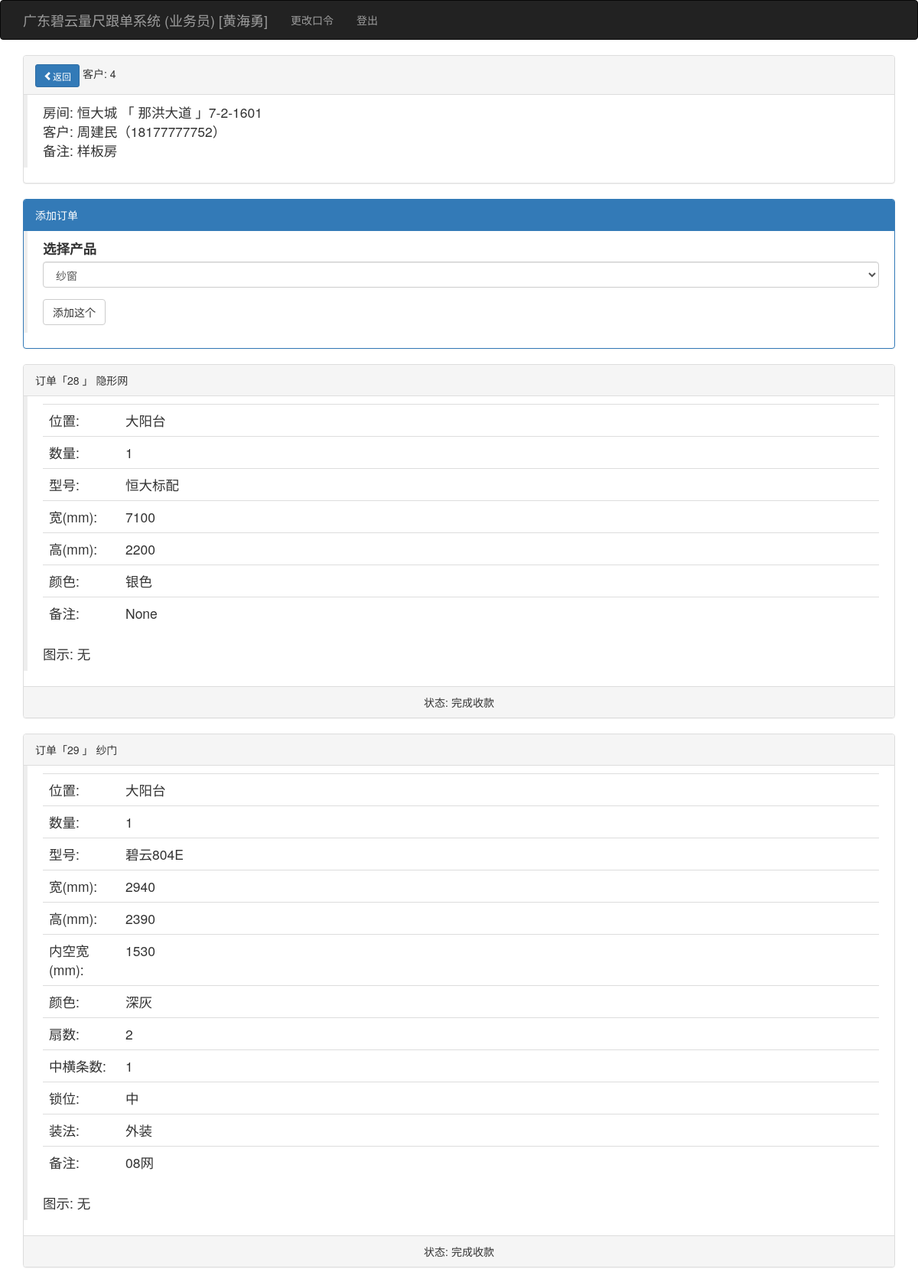
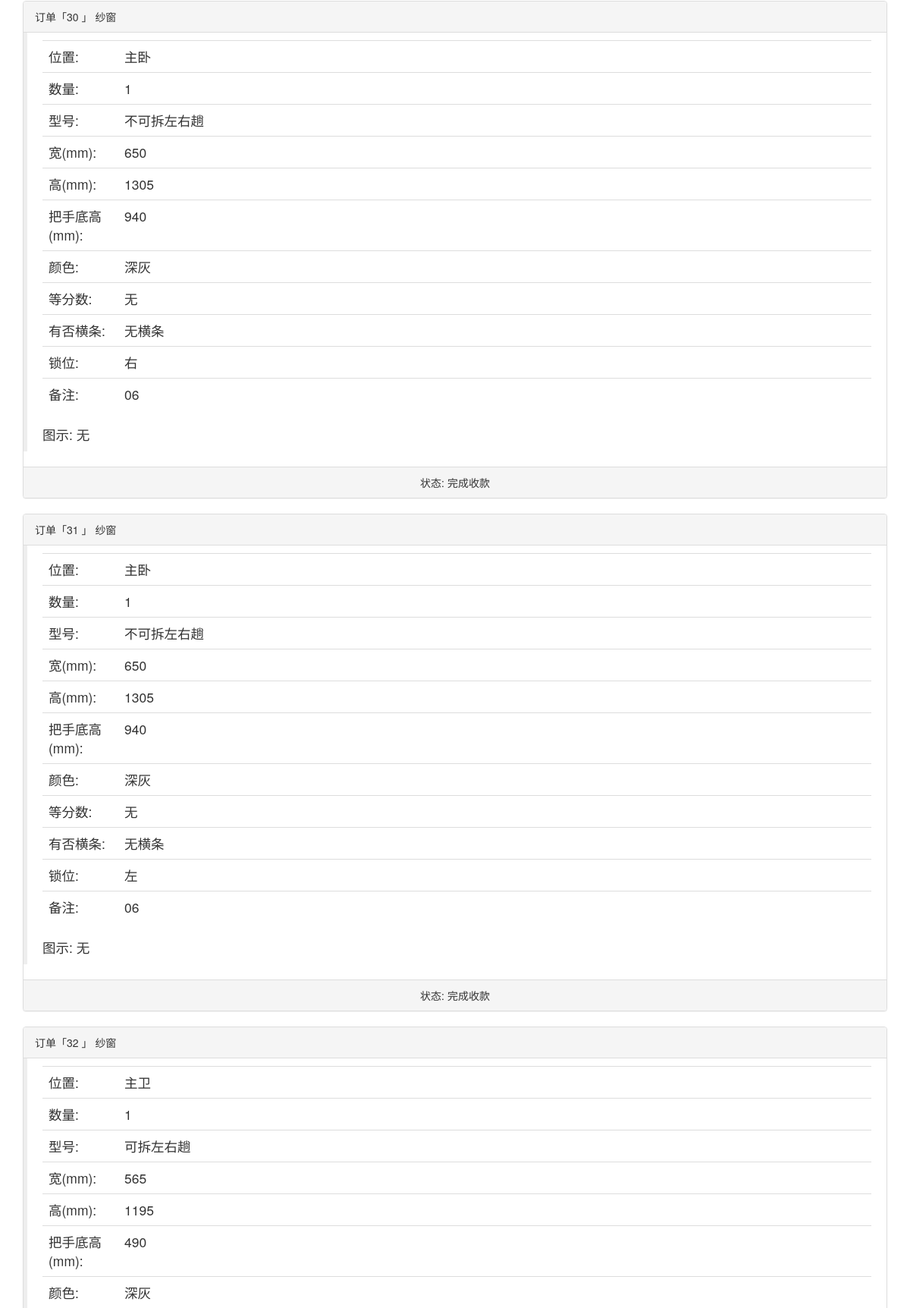
Page /showkehudd/4 (signed in, upper part) on the committed database (2 pictures, top to bottom).
### app/models.py (models this page shows, shortened)
class User(UserMixin, db.Model):
    __tablename__ = 'users'
    id = db.Column(db.Integer, primary_key=True)
    user = db.Column(db.String(64), unique=True, index=True)
    pin = db.Column(db.String(64))
    username = db.Column(db.String(64))
    tel = db.Column(db.String(32))
    role = db.Column(db.String(64))
    isuse = db.Column(db.Boolean, default=False)
    beizhu = db.Column(db.String(64))
    kehus = db.relationship('Kehu', backref='user', lazy='dynamic')
    @login_manager.user_loader
    def load_user(user_id):
        return User.query.get(int(user_id))

class Kehu(db.Model):
    __tablename__ = 'kehus'
    id = db.Column(db.Integer, primary_key=True)
    user_id = db.Column(db.Integer, db.ForeignKey('users.id'))
    xiaoqu_id = db.Column(db.Integer, db.ForeignKey('xiaoqus.id'))
    fangjian = db.Column(db.String(64))
    chenghu = db.Column(db.String(64))
    tel = db.Column(db.String(64))
    zje = db.Column(db.Float)
    beizhu = db.Column(db.String(64))
    status = db.Column(db.Integer, default=1)  # 1已测尺、2已下单、3已安装、4已清款
    time0 = db.Column(db.DateTime(), default=datetime.utcnow)
    time1 = db.Column(db.DateTime())
    time2 = db.Column(db.DateTime())
    time3 = db.Column(db.DateTime())
    dingdans = db.relationship('Dingdan', backref='kehu', lazy='dynamic')

class Xiaoqu(db.Model):
    __tablename__ = 'xiaoqus'
    id = db.Column(db.Integer, primary_key=True)
    xiaoqu = db.Column(db.String(64), unique=True, index=True)
    dizhi = db.Column(db.String(100))
    beizhu = db.Column(db.String(128))
    kehus = db.relationship('Kehu', backref='xiaoqu', lazy='dynamic')

class Dingdan(db.Model):
    __tablename__ = 'dingdans'
    id = db.Column(db.Integer, primary_key=True)
    kehu_id = db.Column(db.Integer, db.ForeignKey('kehus.id'))
    chanpin_id = db.Column(db.Integer, db.ForeignKey('chanpins.id'))
    shuliang = db.Column(db.Integer)
    weizhi = db.Column(db.String(64))
    xinghao = db.Column(db.String(64))
    kuan_chang = db.Column(db.Integer)
    gao = db.Column(db.Integer)
    meikongkuan_bashoudigao = db.Column(db.Integer)
    color = db.Column(db.String(64))
    shanshu = db.Column(db.Integer)
    zhonghengtiaoshu_gantiaoshu = db.Column(db.Integer)
    shuowei = db.Column(db.String(64))
    ishaveht = db.Column(db.String(64))
    zhangfa_dengfenshu_kaishuofangshi = db.Column(db.String(64))
    jiage = db.Column(db.Float)
    tushipic = db.Column(db.String(64))
    beizhu = db.Column(db.String(64))
    status = db.Column(db.Integer, default=1)  # 1测尺、2业务下单、3工厂下单、4工厂入库、5工厂发货、6收货、7派工、8装完、9安清款
    fakaidi = db.Column(db.String(64))  # -1
    time_1 = db.Column(db.DateTime())
    user_1_id = db.Column(db.Integer, db.ForeignKey('users.id'))
    beizhue = db.Column(db.String(64))
    time0 = db.Column(db.DateTime(), default=datetime.utcnow)
    user0_id = db.Column(db.Integer, db.ForeignKey('users.id'))
    time1 = db.Column(db.DateTime())
    user1_id = db.Column(db.Integer, db.ForeignKey('users.id'))
    time2 = db.Column(db.DateTime())
    user2_id = db.Column(db.Integer, db.ForeignKey('users.id'))
    time3 = db.Column(db.DateTime())
    user3_id = db.Column(db.Integer, db.ForeignKey('users.id'))
    time4 = db.Column(db.DateTime())
    user4_id = db.Column(db.Integer, db.ForeignKey('users.id'))
    time5 = db.Column(db.DateTime())
    user5_id = db.Column(db.Integer, db.ForeignKey('users.id'))
    time6 = db.Column(db.DateTime())
    user6_id = db.Column(db.Integer, db.ForeignKey('users.id'))
    time7 = db.Column(db.DateTime())
    user7_id = db.Column(db.Integer, db.ForeignKey('users.id'))
    time8 = db.Column(db.DateTime())
    user8_id = db.Column(db.Integer, db.ForeignKey('users.id'))
    time9 = db.Column(db.DateTime())
    user9_id = db.Column(db.Integer, db.ForeignKey('users.id'))
    time_1 = db.Column(db.DateTime())
    user_1_id = db.Column(db.Integer, db.ForeignKey('users.id'))
    beizhue = db.Column(db.String(64))
    az_status = db.Column(db.Integer)
    az_beizhue = db.Column(db.String(64))
    az_time_1 = db.Column(db.DateTime())
    az_time1 = db.Column(db.DateTime())
    az_time2 = db.Column(db.DateTime())
    az_time3 = db.Column(db.DateTime())
    azd_id = db.Column(db.Integer, db.ForeignKey('users.id'))
    dingdan_azd = db.relationship("User", foreign_keys=[azd_id])

class Chanpin(db.Model):
    __tablename__ = 'chanpins'
    id = db.Column(db.Integer, primary_key=True)
    pinming = db.Column(db.String(64))
    jiage = db.Column(db.Float)
    beizhu = db.Column(db.String(64))
    dingdans = db.relationship('Dingdan', backref='chanpin', lazy='dynamic')

### app/main/views.py (the view, shortened to what this page needs)
@main.route('/showkehudd/<int:id>', methods=['GET', 'POST'])
@login_required
def showkehudd(id):
    if current_user.role != '业务员':
        return redirect(url_for('main.index'))
    form = WilladdcpForm()
    kehu = Kehu.query.get(id)
    user = current_user._get_current_object()
    return render_template('showkehudd.html', form=form, kehu=kehu)

### app/main/forms.py
class WilladdcpForm(FlaskForm):
    chanpin = SelectField('选择产品', validators=[DataRequired()], coerce=int)
    submit = SubmitField('添加这个')
    def __init__(self, *args, **kwargs):
        super(WilladdcpForm, self).__init__(*args, **kwargs)
        self.chanpin.choices = [(chanpin.id, chanpin.pinming) for chanpin in
                                Chanpin.query.order_by(Chanpin.beizhu).all()]  # Chanpin.id

### app/templates/showkehudd.html (shortened to what this page needs)
{% extends "base.html" %}
{% import "bootstrap/wtf.html" as wtf %}
{% block page_content %}
    <div class="panel panel-default">
        <div class="panel-heading"><a class="btn btn-primary btn-sm   glyphicon glyphicon-chevron-left"
                                      href="{{ url_for('main.kehulist') }}">返回</a> 客户: {{ kehu.id }}</div>
        <div class="post-body">
            <blockquote>
                <ul class="list-unstyled">
                    <li>房间: {{ kehu.xiaoqu.xiaoqu }} 「 {{ kehu.xiaoqu.dizhi }} 」{{ kehu.fangjian }}</li>
                    <li>客户: {{ kehu.chenghu }}（{{ kehu.tel }}）
                    </li>
                    {% if kehu.beizhu %}
                    <li>备注: {{ kehu.beizhu }}</li>
                    {% endif %}
                </ul>
            </blockquote>
        </div>
    </div>
    <div class="panel panel-primary">
        <div class="panel-heading"> 添加订单</div>
        <div class="post-body">
            <blockquote>
                {{ wtf.quick_form(form) }}
            </blockquote>
        </div>
    </div>
    {% for dingdan in kehu.dingdans %}
        <div class="panel panel-default">
            <div class="panel-heading">订单「{{ dingdan.id }} 」 {{ dingdan.chanpin.pinming }}
            </div>
            <div class="post-body">
                <blockquote>
                    <table class="table">
                        <tr>
                            <td style="width: 100px;">位置:</td>
                            <td>{{ dingdan.weizhi }}</td>
                        </tr>
                        <tr>
                            <td>数量:</td>
                            <td>{{ dingdan.shuliang }}</td>
                        </tr>
                        <tr>
                            <td>型号:</td>
                            <td>{{ dingdan.xinghao }}</td>
                        </tr>
                        {% if dingdan.chanpin.pinming == '隐形网' %}
                            <tr>
                                <td>宽(mm):</td>
                                <td>{{ dingdan.kuan_chang }}</td>
                            </tr>
                            <tr>
                                <td>高(mm):</td>
                                <td>{{ dingdan.gao }}</td>
                            </tr>
                            <tr>
                                <td>颜色:</td>
                                <td>{{ dingdan.color }}</td>
                            </tr>
                        {% elif dingdan.chanpin.pinming == '纱门' %}
                            <tr>
                                <td>宽(mm):</td>
                                <td>{{ dingdan.kuan_chang }}</td>
                            </tr>
                            <tr>
                                <td>高(mm):</td>
                                <td>{{ dingdan.gao }}</td>
                            </tr>
                            <tr>
                                <td>内空宽(mm):</td>
                                <td>{{ dingdan.meikongkuan_bashoudigao }}</td>
                            </tr>
                            <tr>
                                <td>颜色:</td>
                                <td>{{ dingdan.color }}</td>
                            </tr>
                            <tr>
                                <td>扇数:</td>
                                <td>{{ dingdan.shanshu }}</td>
                            </tr>
                            <tr>
                                <td>中横条数:</td>
                                <td>{{ dingdan.zhonghengtiaoshu_gantiaoshu }}</td>
                            </tr>
                            <tr>
                                <td>锁位:</td>
                                <td>{{ dingdan.shuowei }}</td>
                            </tr>
                            <tr>
                                <td>装法:</td>
                                <td>{{ dingdan.zhangfa_dengfenshu_kaishuofangshi }}</td>
                            </tr>
                        {% elif dingdan.chanpin.pinming == '纱窗' %}
                            <tr>
                                <td>宽(mm):</td>
                                <td>{{ dingdan.kuan_chang }}</td>
                            </tr>
                            <tr>
                                <td>高(mm):</td>
                                <td>{{ dingdan.gao }}</td>
                            </tr>
                            <tr>
                                <td>把手底高(mm):</td>
                                <td>{{ dingdan.meikongkuan_bashoudigao }}</td>
                            </tr>
                            <tr>
                                <td>颜色:</td>
                                <td>{{ dingdan.color }}</td>
                            </tr>
                            <tr>
                                <td>等分数:</td>
                                <td>{{ dingdan.zhangfa_dengfenshu_kaishuofangshi }}</td>
                            </tr>
                            <tr>
                                <td>有否横条:</td>
                                <td>{{ dingdan.ishaveht }}</td>
                            </tr>
                            <tr>
                                <td>锁位:</td>
                                <td>{{ dingdan.shuowei }}</td>
                            </tr>
                        {% endif %}
                        <tr>
                            <td>备注:</td>
                            <td>{{ dingdan.beizhu }}</td>
                        </tr>
                    </table>
                    图示:
                                            {% if dingdan.tushipic %}
                                                <br>
                                                <img height="180" src="/static/upload/{{ dingdan.tushipic }}">
                                                {% else %}
                                                无
                                                {% endif %}
                </blockquote>
            </div>
            <div class="panel-footer text-center">状态:
                {% if dingdan.status == 1 %}
                    已量尺
                {% elif dingdan.status == 2 %}
                    已下单
                {% elif dingdan.status == 3 %}
                    已订货
                {% elif dingdan.status == 4 %}
                    已入库
                {% elif dingdan.status == 5 %}
                    已发货
                {% elif dingdan.status == 6 %}
                    已到货
                {% elif dingdan.status == 7 %}
                    安装中
                {% elif dingdan.status == 8 %}
                    安装完成
                {% elif dingdan.status == 9 %}
                    完成收款
                {% else %}
                    状态有误
                {% endif %}
            </div>
        </div>
    {% endfor %}
{% endblock %}

### app/templates/base.html (shortened to what this page needs)
{% extends "bootstrap/base.html" %}
{% import 'render_listcp.html' as macors %}
{% block head %}
{{ super() }}
<link rel="stylesheet" type="text/css" href="{{ url_for('static', filename='styles.css') }}">
{% endblock %}
{% block navbar %}
<div class="navbar navbar-inverse" role="navigation">
    <div class="container">
        <div class="navbar-header">
            <a class="navbar-brand" href="{{ url_for('main.index') }}">广东碧云量尺跟单系统 ({{ current_user.role }}) [{{ current_user.username }}] </a>
        </div>
        <div class="navbar-collapse collapse">
            <ul class="nav navbar-nav">
                {% if current_user.is_authenticated %}
                <li><a href="{{ url_for('auth.change_pin') }}">更改口令</a></li>
                <li><a href="{{ url_for('auth.logout') }}">登出</a></li>
                {% endif %}
            </ul>
        </div>
    </div>
</div>
{% endblock %}
{% block content %}
<div class="container">
    {% block page_content %}{% endblock %}
</div>
{% endblock %}

### rows in the picture
User: role "业务员", username "黄海勇"
Kehu: id "4", fangjian "7-2-1601", chenghu "周建民", tel "18177777752", beizhu "样板房"
Xiaoqu: xiaoqu.xiaoqu "恒大城", xiaoqu.dizhi "那洪大道"
Dingdan: id "28", chanpin.pinming "隐形网", weizhi "大阳台", shuliang "1", xinghao "恒大标配", kuan_chang "7100", gao "2200", color "银色", beizhu "None", shows "无", status "完成收款"
Dingdan: id "29", chanpin.pinming "纱门", weizhi "大阳台", shuliang "1", xinghao "碧云804E", kuan_chang "2940", gao "2390", meikongkuan_bashoudigao "1530", color "深灰", shanshu "2", zhonghengtiaoshu_gantiaoshu "1", shuowei "中", zhangfa_dengfenshu_kaishuofangshi "外装", beizhu "08网", shows "无", status "完成收款"
Dingdan: id "30", chanpin.pinming "纱窗", weizhi "主卧", shuliang "1", xinghao "不可拆左右趟", kuan_chang "650", gao "1305", meikongkuan_bashoudigao "940", color "深灰", zhangfa_dengfenshu_kaishuofangshi "无", ishaveht "无横条", shuowei "右", beizhu "06", status "完成收款"
Dingdan: id "31", chanpin.pinming "纱窗", weizhi "主卧", shuliang "1", xinghao "不可拆左右趟", kuan_chang "650", gao "1305", meikongkuan_bashoudigao "940", color "深灰", zhangfa_dengfenshu_kaishuofangshi "无", ishaveht "无横条", shuowei "左", beizhu "06", status "完成收款"
Dingdan: id "32", chanpin.pinming "纱窗", weizhi "主卫", shuliang "1", xinghao "可拆左右趟", kuan_chang "565", gao "1195", meikongkuan_bashoudigao "490", color "深灰"
